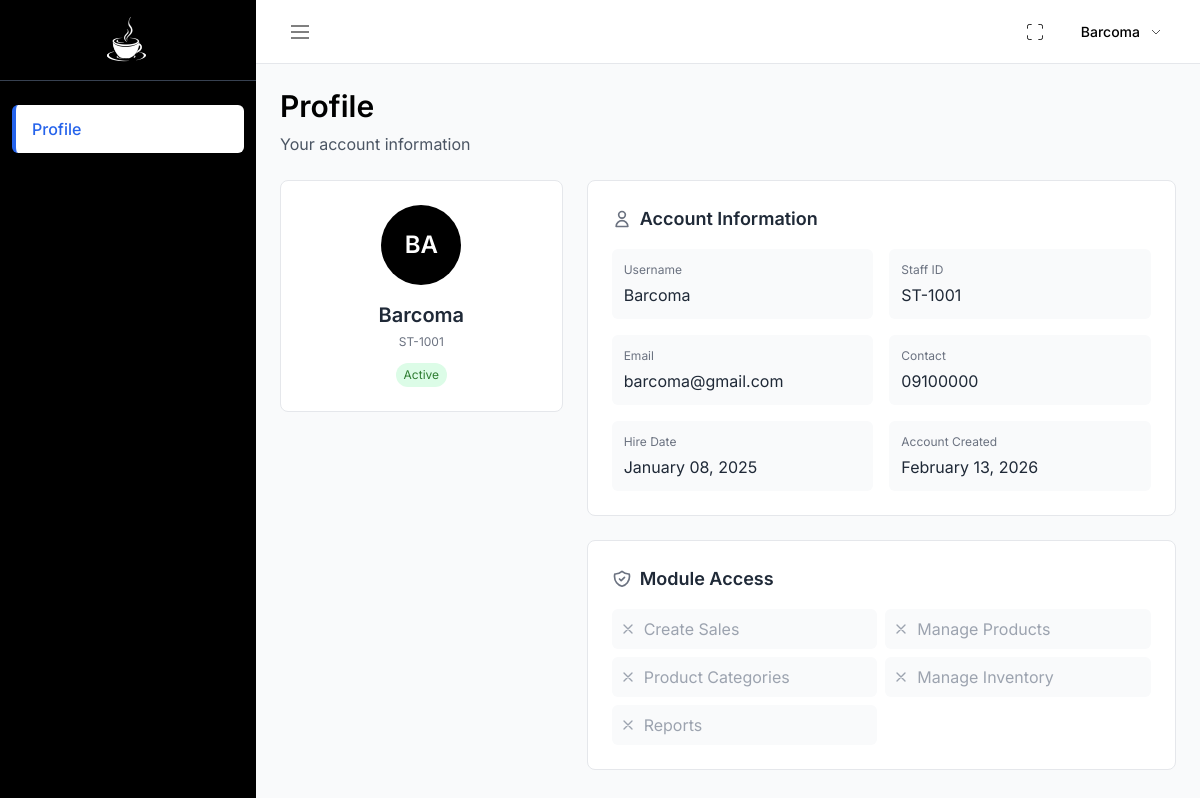
The app's page /pages/main.php?page=profile (signed in) with its own data.
### tables this page shows
CREATE TABLE users (
    staff_id VARCHAR(20) PRIMARY KEY,
    user_name VARCHAR(50) NOT NULL UNIQUE,
    password VARCHAR(255) NOT NULL,
    contact VARCHAR(20),
    email VARCHAR(100),
    hire_date DATE,
    status ENUM('Active', 'Deactivated') DEFAULT 'Active',
    is_super_admin BOOLEAN DEFAULT FALSE,
    created_at TIMESTAMP DEFAULT CURRENT_TIMESTAMP
);

### auth/auth-check.php (called while the page is built, shortened)
<?php
$current_user_id = $_SESSION['user_id'];
?>

### pages/profile.php (the view, shortened to what this page needs)
<?php
require_once __DIR__ . '/../config/db.php';
$stmt = $conn->prepare("
    SELECT staff_id, user_name, contact, email, hire_date, status, is_super_admin, created_at
    FROM users
    WHERE staff_id = ?
");
$stmt->bind_param("s", $current_user_id);
$stmt->execute();
$user = $stmt->get_result()->fetch_assoc();
$perm_stmt = $conn->prepare("
    SELECT p.code, p.description
    FROM user_permissions up
    JOIN permissions p ON up.permission_id = p.id
    WHERE up.staff_id = ?
    ORDER BY p.code
");
$perm_stmt->bind_param("s", $current_user_id);
$perm_stmt->execute();
$perm_result = $perm_stmt->get_result();
$permissions = [];
while ($row = $perm_result->fetch_assoc()) {
    $permissions[] = $row;
}
$module_labels = [
    'page.create-sales' => 'Create Sales',
    'page.manage-products' => 'Manage Products',
    'page.product-categories' => 'Product Categories',
    'page.manage-inventory' => 'Manage Inventory',
    'page.reports' => 'Reports'
];
?>
<div class="space-y-6">
    <div>
        <h1 class="text-3xl text-title mb-2">Profile</h1>
        <p class="text-regular text-gray-600">Your account information</p>
    </div>
    <div class="grid grid-cols-1 lg:grid-cols-3 gap-6">
        <div class="lg:col-span-1">
            <div class="bg-white rounded-lg border border-gray-200 p-6 text-center">
                <div class="w-20 h-20 rounded-full bg-black text-white flex items-center justify-center mx-auto mb-4">
                    <span class="text-2xl font-semibold">
                        <?php echo strtoupper(substr($user['user_name'], 0, 2)); ?>
                    </span>
                </div>
                <h2 class="text-title text-xl text-gray-800 mb-1">
                    <?php echo htmlspecialchars($user['user_name']); ?>
                </h2>
                <p class="text-label text-gray-500 mb-3"><?php echo htmlspecialchars($user['staff_id']); ?></p>
                <div class="flex items-center justify-center gap-2">
                    <?php if ($user['status'] === 'Active'): ?>
                        <span class="text-xs px-2 py-1 rounded-full bg-green-100 text-success">Active</span>
                    <?php else: ?>
                        <span class="text-xs px-2 py-1 rounded-full bg-red-100 text-danger">Deactivated</span>
                    <?php endif; ?>
                </div>
            </div>
        </div>
        <div class="lg:col-span-2 space-y-6">
            <div class="bg-white rounded-lg border border-gray-200 p-6">
                <h3 class="text-title text-lg text-gray-800 mb-4 flex items-center gap-2">
                    <svg class="w-5 h-5 text-gray-500" fill="none" stroke="currentColor" viewBox="0 0 24 24">
                        <path stroke-linecap="round" stroke-linejoin="round" stroke-width="2" d="M16 7a4 4 0 11-8 0 4 4 0 018 0zM12 14a7 7 0 00-7 7h14a7 7 0 00-7-7z"></path>
                    </svg>
                    Account Information
                </h3>
                <div class="grid grid-cols-1 md:grid-cols-2 gap-4">
                    <div class="p-3 bg-gray-50 rounded-md">
                        <p class="text-label text-gray-500 mb-1">Username</p>
                        <p class="text-regular text-gray-800"><?php echo htmlspecialchars($user['user_name']); ?></p>
                    </div>
                    <div class="p-3 bg-gray-50 rounded-md">
                        <p class="text-label text-gray-500 mb-1">Staff ID</p>
                        <p class="text-regular text-gray-800"><?php echo htmlspecialchars($user['staff_id']); ?></p>
                    </div>
                    <div class="p-3 bg-gray-50 rounded-md">
                        <p class="text-label text-gray-500 mb-1">Email</p>
                        <p class="text-regular text-gray-800"><?php echo htmlspecialchars($user['email'] ?? '-'); ?></p>
                    </div>
                    <div class="p-3 bg-gray-50 rounded-md">
                        <p class="text-label text-gray-500 mb-1">Contact</p>
                        <p class="text-regular text-gray-800"><?php echo htmlspecialchars($user['contact'] ?? '-'); ?></p>
                    </div>
                    <div class="p-3 bg-gray-50 rounded-md">
                        <p class="text-label text-gray-500 mb-1">Hire Date</p>
                        <p class="text-regular text-gray-800">
                            <?php echo $user['hire_date'] ? date('F d, Y', strtotime($user['hire_date'])) : '-'; ?>
                        </p>
                    </div>
                    <div class="p-3 bg-gray-50 rounded-md">
                        <p class="text-label text-gray-500 mb-1">Account Created</p>
                        <p class="text-regular text-gray-800">
                            <?php echo $user['created_at'] ? date('F d, Y', strtotime($user['created_at'])) : '-'; ?>
                        </p>
                    </div>
                </div>
            </div>
            <div class="bg-white rounded-lg border border-gray-200 p-6">
                <h3 class="text-title text-lg text-gray-800 mb-4 flex items-center gap-2">
                    Module Access
                </h3>
                <?php if ($user['is_super_admin']): ?>
                    <p class="text-regular text-gray-600 mb-3">As a Super Admin, you have full access to all modules.</p>
                    <div class="grid grid-cols-1 sm:grid-cols-2 gap-2">
                        <?php foreach ($module_labels as $code => $label): ?>
                            <div class="flex items-center gap-2 p-2 bg-green-50 rounded-md">
                                <svg class="w-4 h-4 text-success flex-shrink-0" fill="none" stroke="currentColor" viewBox="0 0 24 24">
                                    <path stroke-linecap="round" stroke-linejoin="round" stroke-width="2" d="M5 13l4 4L19 7"></path>
                                </svg>
                                <span class="text-regular text-gray-700"><?php echo $label; ?></span>
                            </div>
                        <?php endforeach; ?>
                        <div class="flex items-center gap-2 p-2 bg-green-50 rounded-md">
                            <svg class="w-4 h-4 text-success flex-shrink-0" fill="none" stroke="currentColor" viewBox="0 0 24 24">
                                <path stroke-linecap="round" stroke-linejoin="round" stroke-width="2" d="M5 13l4 4L19 7"></path>
                            </svg>
                            <span class="text-regular text-gray-700">User Access Control</span>
                        </div>
                    </div>
                <?php else: ?>
                    <?php
                    $granted = [];
                    foreach ($permissions as $p) {
                        $granted[$p['code']] = true;
                    }
                    ?>
                    <div class="grid grid-cols-1 sm:grid-cols-2 gap-2">
                        <?php foreach ($module_labels as $code => $label): ?>
                            <?php $has = isset($granted[$code]); ?>
                            <div class="flex items-center gap-2 p-2 <?php echo $has ? 'bg-green-50' : 'bg-gray-50'; ?> rounded-md">
                                <?php if ($has): ?>
                                    <svg class="w-4 h-4 text-success flex-shrink-0" fill="none" stroke="currentColor" viewBox="0 0 24 24">
                                        <path stroke-linecap="round" stroke-linejoin="round" stroke-width="2" d="M5 13l4 4L19 7"></path>
                                    </svg>
                                <?php else: ?>
                                    <svg class="w-4 h-4 text-gray-400 flex-shrink-0" fill="none" stroke="currentColor" viewBox="0 0 24 24">
                                        <path stroke-linecap="round" stroke-linejoin="round" stroke-width="2" d="M6 18L18 6M6 6l12 12"></path>
                                    </svg>
                                <?php endif; ?>
                                <span class="text-regular <?php echo $has ? 'text-gray-700' : 'text-gray-400'; ?>">
                                    <?php echo $label; ?>
                                </span>
                            </div>
                        <?php endforeach; ?>
                    </div>
                <?php endif; ?>
            </div>
        </div>
    </div>
</div>

### assets/css/global.css (style rules this page uses)
:root { --font-base: 'Inter', system-ui, sans-serif; --fw-regular: 400; --fw-medium: 500; --fw-semibold: 600; --color-white: #ffffff; --color-black: #000000; --color-gray-light: #e8e7e7; --color-success: #2e7d32; --color-warning: #EDAE49; --color-danger: #B71C1C; }
body { font-family: var(--font-base); font-weight: var(--fw-regular); color: var(--color-black); background-color: var(--color-white); }
.text-title { font-weight: var(--fw-semibold); font-size: 1.25rem; }
.text-regular { font-weight: var(--fw-regular); font-size: 1rem; }
.text-label { font-weight: var(--fw-regular); font-size: 0.75rem; }
.text-success { color: var(--color-success); }

### records on screen
users: user_name "BA", user_name "Barcoma", staff_id "ST-1001", email "barcoma@gmail.com", contact "09100000", hire_date "January 08, 2025", created_at "February 13, 2026", is_super_admin 0 (drawn)

### other values on screen
$item['label'] "Profile"
$current_username "Barcoma"
$label "Create Sales"
$label "Manage Products"
$label "Product Categories"
$label "Manage Inventory"
$label "Reports"
